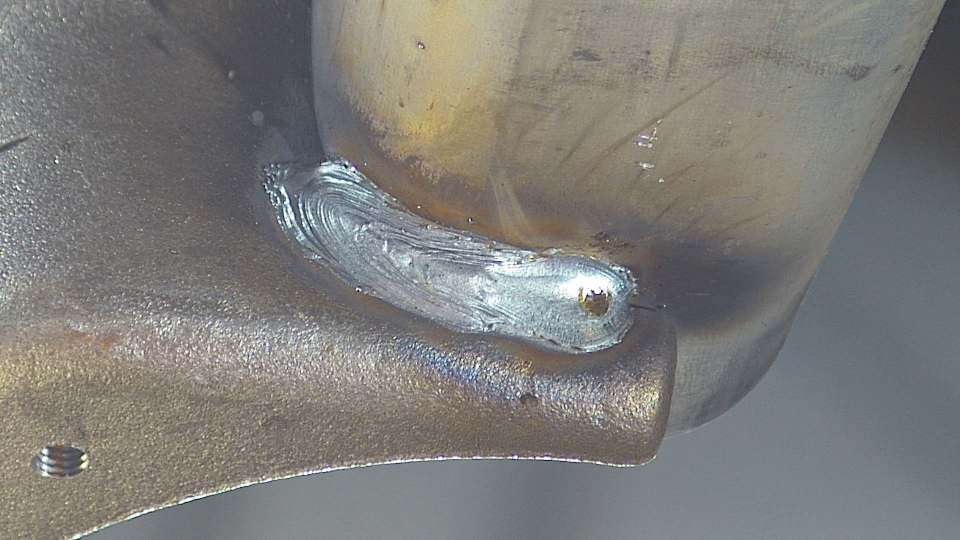
#> input picture data/original/anh_1.jpg, 1920 x 1080 px (shown at 1/2 size)
$ python -i preprocessor.py   (imports and definitions only)
#> lines starting #> are read from the running program, lines starting #| are printed output that depends on the picture
import cv2
import numpy as np


class Preprocessor:
    def __init__(self):
        self.clahe = cv2.createCLAHE(clipLimit=2.5, tileGridSize=(8, 8))

    def preprocess(self, img):
        filtered = cv2.bilateralFilter(img, 9, 75, 75)
        enhanced = self.clahe.apply(filtered)

        _, roi_thresh = cv2.threshold(filtered, 30, 255, cv2.THRESH_BINARY)
        kernel_roi = np.ones((3, 3), np.uint8)
        roi_mask = cv2.erode(roi_thresh, kernel_roi, iterations=3)

        return enhanced, roi_mask

>>> import cv2
>>> picture = cv2.imread('../../data/original/anh_1.jpg', cv2.IMREAD_GRAYSCALE)
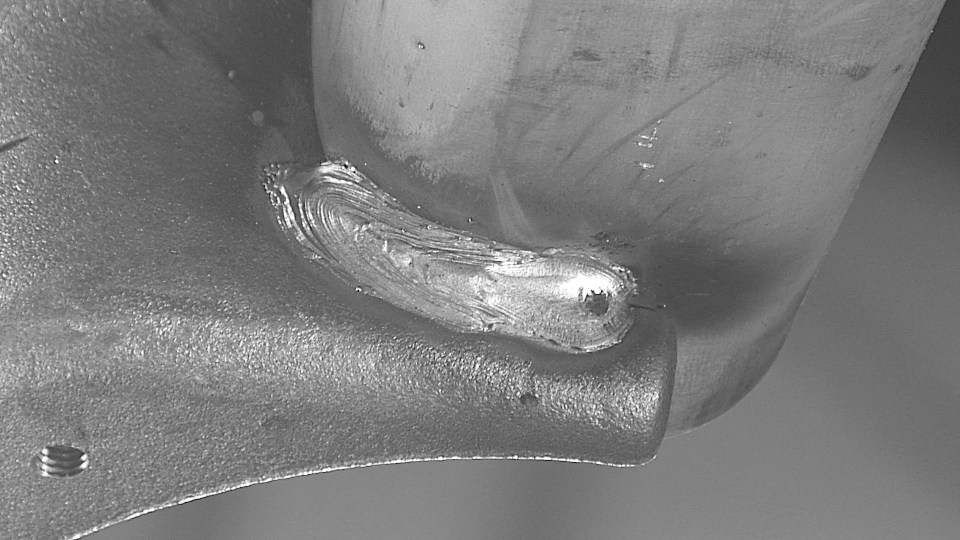
#> picture: shape (1080, 1920) (shown at 1/2 size); min 0, max 255, mean 124.5
>>> result = Preprocessor().preprocess(picture)
#> in preprocess, `enhanced = self.clahe.apply(filtered)`:
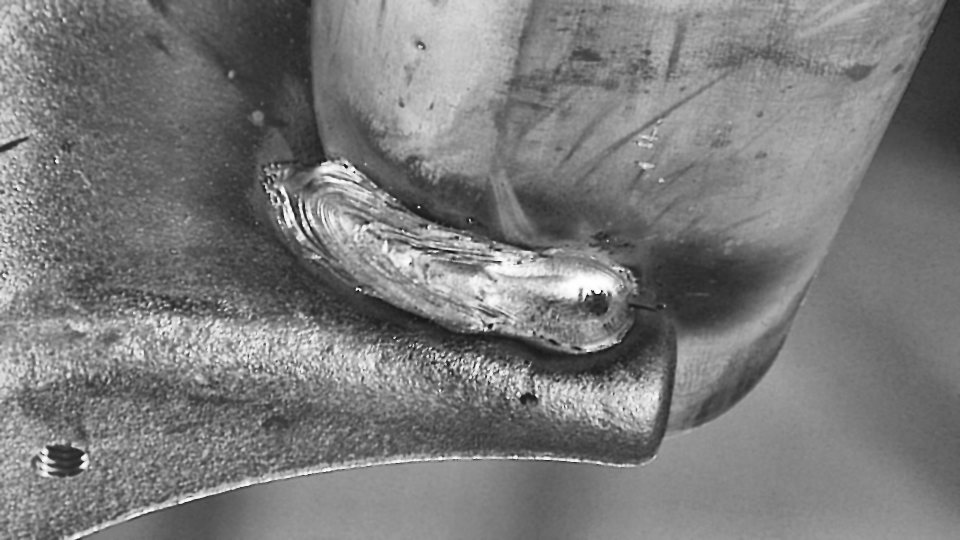
#> enhanced: shape (1080, 1920) (shown at 1/2 size); min 15, max 255, mean 122.6
#> in preprocess, `_, roi_thresh = cv2.threshold(filtered, 30, 255, cv2.THRESH_BINARY)`: roi_thresh: shape (1080, 1920); every value is 255
